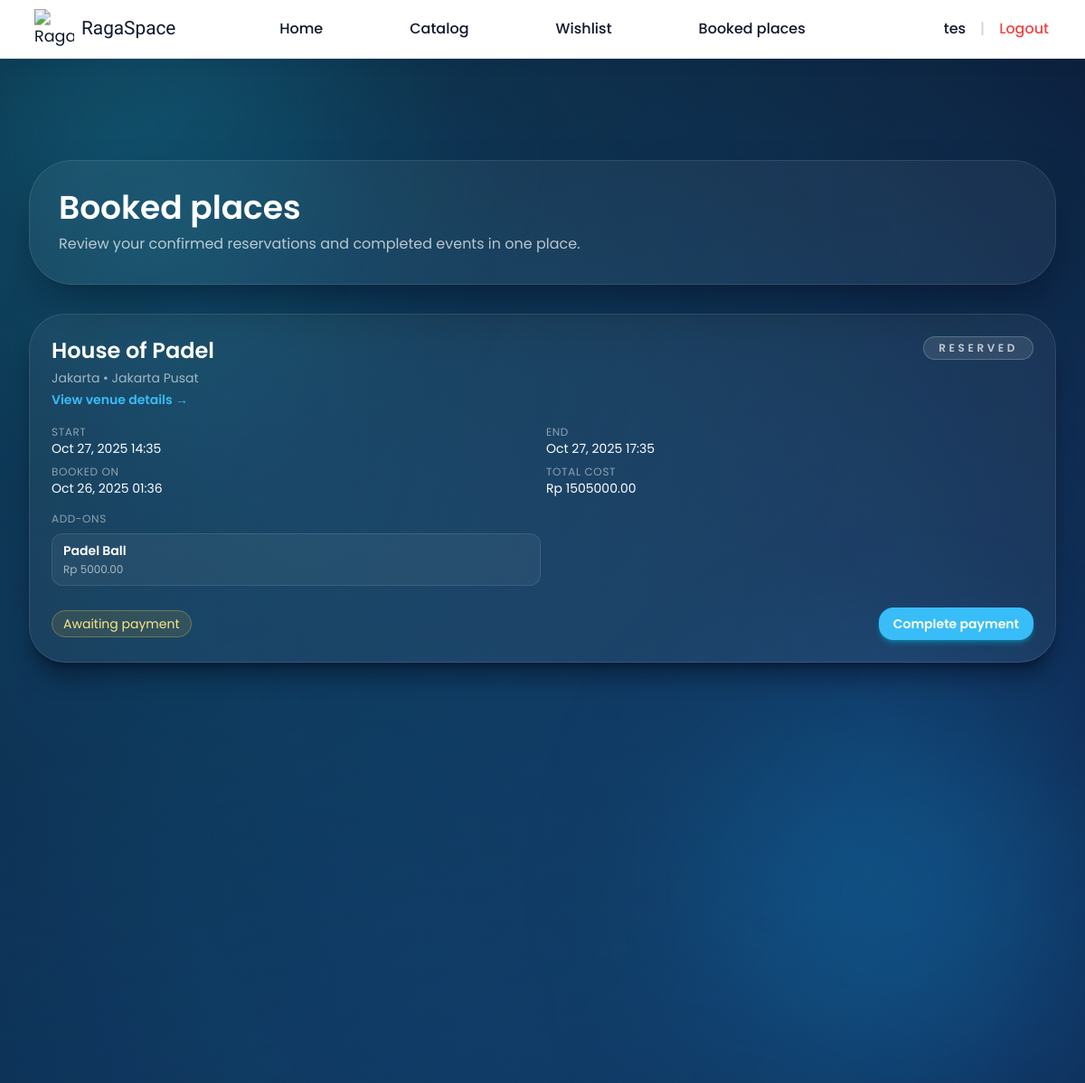
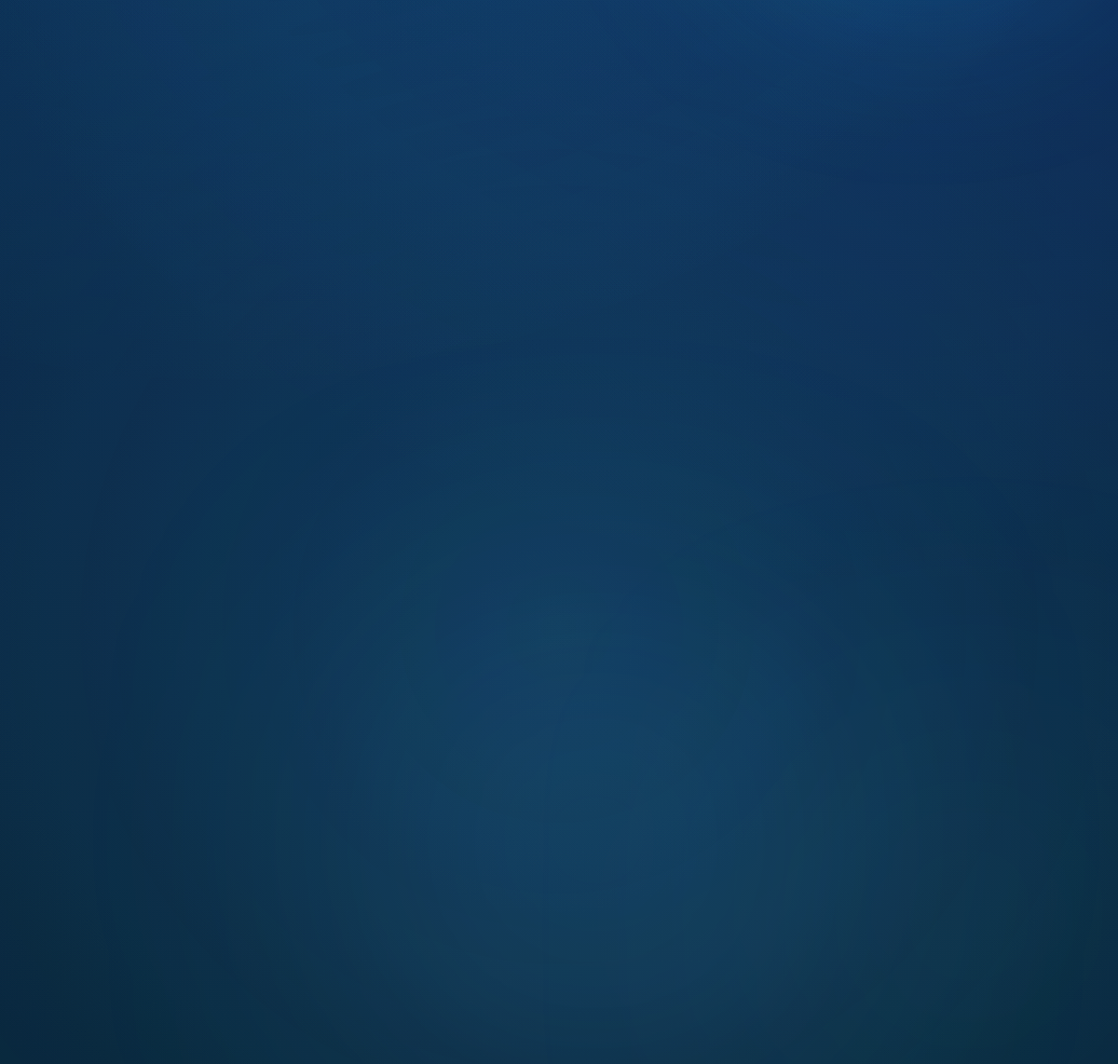
The page /bookings/ (signed in) on the database its author committed (2 pictures, top to bottom).
### rent/models.py (models this page shows, shortened)
class Booking(models.Model):
    STATUS_PENDING = "pending"
    STATUS_ACTIVE = "active"
    STATUS_CONFIRMED = "confirmed"
    STATUS_COMPLETED = "completed"
    STATUS_CANCELLED = "cancelled"
    STATUS_CHOICES = [
        (STATUS_PENDING, "Pending approval"),
        (STATUS_ACTIVE, "Reserved"),
        (STATUS_CONFIRMED, "Confirmed"),
        (STATUS_COMPLETED, "Completed"),
        (STATUS_CANCELLED, "Cancelled"),
    ]
    ACTIVE_STATUSES = (STATUS_PENDING, STATUS_ACTIVE, STATUS_CONFIRMED)
    user = models.ForeignKey(settings.AUTH_USER_MODEL, on_delete=models.CASCADE, related_name="bookings")
    venue = models.ForeignKey(Venue, on_delete=models.CASCADE, related_name="bookings")
    start_datetime = models.DateTimeField()
    end_datetime = models.DateTimeField()
    addons = models.ManyToManyField("add_on.AddOn", related_name="bookings", blank=True)
    notes = models.TextField(blank=True)
    status = models.CharField(max_length=20, choices=STATUS_CHOICES, default=STATUS_PENDING)
    approved_at = models.DateTimeField(null=True, blank=True)
    approved_by = models.ForeignKey(
        settings.AUTH_USER_MODEL,
        null=True,
        blank=True,
        on_delete=models.SET_NULL,
        related_name="approved_bookings",
    )
    created_at = models.DateTimeField(auto_now_add=True)
    updated_at = models.DateTimeField(auto_now=True)
    class Meta:
        ordering = ["-start_datetime"]
    @property
    def duration_hours(self) -> int:
        delta = self.end_datetime - self.start_datetime
        return int(delta.total_seconds() // 3600)
    @property
    def addons_total(self) -> Decimal:
        return sum((addon.price for addon in self.addons.all()), Decimal("0"))
    @property
    def base_cost(self) -> Decimal:
        return self.venue.hourly_total(self.duration_hours)
    @property
    def total_cost(self) -> Decimal:
        return self.base_cost + self.addons_total

### manajemen_lapangan/models.py (models this page shows, shortened)
class TimestampedModel(models.Model):
    created_at = models.DateTimeField(auto_now_add=True)
    updated_at = models.DateTimeField(auto_now=True)
    class Meta:
        abstract = True

class Venue(TimestampedModel):
    category = models.ForeignKey(Category, on_delete=models.PROTECT, related_name="venues")
    name = models.CharField(max_length=150)
    slug = models.SlugField(max_length=170, unique=True)
    description = models.TextField()
    location = models.CharField(max_length=150)
    city = models.CharField(max_length=100)
    address = models.TextField(blank=True)
    price_per_hour = models.DecimalField(max_digits=10, decimal_places=2)
    capacity = models.PositiveIntegerField(default=1)
    facilities = models.TextField(help_text="Comma separated facilities list.")
    image_url = models.URLField(blank=True)
    available_start_time = models.TimeField(default=time(7, 0))
    available_end_time = models.TimeField(default=time(22, 0))
    class Meta:
        ordering = ["name"]
    def hourly_total(self, hours: int) -> Decimal:
        return self.price_per_hour * Decimal(hours)

### add_on/models.py (models this page shows, shortened)
class AddOn(models.Model):
    venue = models.ForeignKey(
        "manajemen_lapangan.Venue",
        on_delete=models.CASCADE,
        related_name="addons",
    )
    name = models.CharField(max_length=120)
    description = models.TextField(blank=True)
    price = models.DecimalField(max_digits=9, decimal_places=2)
    created_at = models.DateTimeField(auto_now_add=True)
    updated_at = models.DateTimeField(auto_now=True)
    class Meta:
        ordering = ["name"]

### rent/views.py (the view)
# urls.py: path("bookings/", BookedPlacesView.as_view(), name="booked-places"),
class BookedPlacesView(LoginRequiredMixin, ListView):
    template_name = "rent/booked_places.html"
    context_object_name = "bookings"
    def get_queryset(self):
        return (
            Booking.objects.filter(
                user=self.request.user,
                status__in=[
                    Booking.STATUS_ACTIVE,
                    Booking.STATUS_CONFIRMED,
                    Booking.STATUS_COMPLETED,
                ],
            )
            .select_related("venue")
            .prefetch_related("addons")
            .order_by("-start_datetime")
        )

### authentication/context_processors.py (called while the page is built)
def csrf_token_context(request):
    token = request.COOKIES.get(settings.CSRF_COOKIE_NAME)
    if not token:
        token = request.META.get("CSRF_COOKIE") or get_token(request)
    return {
        "csrf_cookie_value": token,
    }

### katalog/context_processors.py (called while the page is built)
def global_filters(request):
    return {
        "global_filter_form": SearchFilterForm(request.GET or None),
    }

### rent/templates/rent/booked_places.html (shortened to what this page needs)
{% extends 'base.html' %}
{% block content %}
<section class="grid gap-8">
  <div class="rounded-[3rem] border border-white/10 bg-white/5 p-8 shadow-2xl shadow-slate-950/50 backdrop-blur-2xl">
    <h1 class="text-4xl font-semibold text-white">Booked places</h1>
    <p class="mt-2 max-w-2xl text-white/70">Review your confirmed reservations and completed events in one place.</p>
  </div>
  <div class="space-y-4" data-booking-list>
    {% for booking in bookings %}
    <article
      class="rounded-[2.5rem] border border-white/10 bg-white/5 p-6 shadow-xl shadow-slate-950/40 backdrop-blur-xl transition duration-300"
      data-booking-card
      data-booking-id="{{ booking.pk }}"
    >
      <div class="flex flex-col gap-4 sm:flex-row sm:items-start sm:justify-between">
        <div class="space-y-1">
          <h2 class="text-2xl font-semibold text-white">{{ booking.venue.name }}</h2>
          <p class="text-sm text-white/60">{{ booking.venue.city }} • {{ booking.venue.location }}</p>
          <a href="{% url 'venue-detail' slug=booking.venue.slug %}" class="inline-flex items-center text-sm font-semibold text-primary transition hover:text-primary/80">View venue details →</a>
        </div>
        <span class="self-start rounded-full border border-white/20 bg-white/10 px-4 py-1 text-xs font-semibold uppercase tracking-[0.3em] text-white/70">
          {{ booking.get_status_display }}
        </span>
      </div>
      <dl class="mt-4 grid gap-2 text-sm text-white/70 sm:grid-cols-2">
        <div>
          <dt class="text-xs uppercase tracking-wider text-white/50">Start</dt>
          <dd class="text-white">{{ booking.start_datetime|date:'M d, Y H:i' }}</dd>
        </div>
        <div>
          <dt class="text-xs uppercase tracking-wider text-white/50">End</dt>
          <dd class="text-white">{{ booking.end_datetime|date:'M d, Y H:i' }}</dd>
        </div>
        <div>
          <dt class="text-xs uppercase tracking-wider text-white/50">Booked on</dt>
          <dd class="text-white">{{ booking.created_at|date:'M d, Y H:i' }}</dd>
        </div>
        <div>
          <dt class="text-xs uppercase tracking-wider text-white/50">Total cost</dt>
          <dd class="text-white">Rp {{ booking.total_cost }}</dd>
        </div>
      </dl>
      <div class="mt-4 text-sm text-white/70">
        <h3 class="text-xs uppercase tracking-wider text-white/50">Add-ons</h3>
        {% with addons=booking.addons.all %}
        {% if addons %}
        <ul class="mt-2 grid gap-1 sm:grid-cols-2">
          {% for addon in addons %}
          <li class="rounded-xl border border-white/10 bg-white/5 px-3 py-2 text-white/80">
            <span class="block font-semibold text-white">{{ addon.name }}</span>
            <span class="text-xs text-white/60">Rp {{ addon.price }}</span>
          </li>
          {% empty %}
          <li class="text-white/60">No add-ons selected.</li>
          {% endfor %}
        </ul>
        {% else %}
        <p class="mt-2 text-white/60">No add-ons selected.</p>
        {% endif %}
        {% endwith %}
      </div>
      <div class="mt-6 flex flex-col gap-3 sm:flex-row sm:items-center sm:justify-between">
        <div class="text-sm text-white/70">
          {% if booking.status == 'active' %}
          <span class="rounded-full border border-amber-300/30 bg-amber-400/10 px-3 py-1 text-amber-200">Awaiting payment</span>
          {% elif booking.status == 'confirmed' %}
          <span class="rounded-full border border-sky-300/30 bg-sky-400/10 px-3 py-1 text-sky-200">Payment received</span>
          {% elif booking.status == 'completed' %}
          <span class="rounded-full border border-white/20 bg-white/10 px-3 py-1 text-white/70">Event completed</span>
          {% endif %}
        </div>
        <div class="flex flex-wrap gap-2">
          {% if booking.status == 'active' %}
          <a
            href="{% url 'payment' booking.pk %}"
            class="inline-flex items-center justify-center rounded-2xl bg-primary px-4 py-2 text-sm font-semibold text-white shadow-md shadow-cyan-500/40 transition hover:bg-primary/80"
          >Complete payment</a>
          {% endif %}
        </div>
      </div>
    </article>
    {% endfor %}
  </div>
</section>
{% endblock %}

### templates/base.html (shortened to what this page needs)
{% load static %}
<!DOCTYPE html>
<html lang="en">
  <head>
    <script src="https://cdn.tailwindcss.com?plugins=forms,typography,aspect-ratio"></script>
    <link rel="stylesheet" href="{% static 'css/forms.css' %}" />
    <link rel="stylesheet" href="{% static 'css/ragaspace.css' %}" />
  </head>
  <body style="position:relative;padding-bottom:20rem" class="min-h-screen bg-gradient-to-br from-slate-950 via-slate-900 to-slate-950 font-sans text-slate-100 {% block body_class %}{% endblock %}">
    <div class="fixed inset-0 -z-10 overflow-hidden">
  <div class="absolute inset-0 bg-gradient-to-b from-[#0a192f] via-[#0b2348] to-[#082032]"></div>
  <div class="absolute -top-20 -left-20 h-[28rem] w-[28rem] rounded-full bg-cyan-400/20 blur-[120px]"></div>
  <div class="absolute top-1/3 right-0 h-[26rem] w-[26rem] rounded-full bg-sky-500/25 blur-[100px]"></div>
  <div class="absolute bottom-0 left-1/3 h-[30rem] w-[30rem] rounded-full bg-blue-400/15 blur-[140px]"></div>
  <div class="absolute bottom-0 right-0 h-[20rem] w-[20rem] rounded-full bg-cyan-300/10 blur-[160px]"></div>
</div>
    {% block navbar %}
    <header class="sticky top-0 z-40 w-full border-b border-slate-200 bg-white text-slate-900 shadow-lg shadow-slate-900/5" data-animate>
      <nav class="flex w-full items-center px-4 py-3 sm:px-6 lg:px-10">
        <div class="flex flex-1 items-center justify-start">
          <a href="{% url 'home' %}" class="flex items-center justify-center">
            <img src="https://blogger.googleusercontent.com/img/b/R29vZ2xl/AVvXsEgeV4Qyp82p5rnziDdyVVrgMupxo1jWOGGMHdAMAWP3xjP0kZMc9F9fbiyGDTKRgzSgxv1dLhzvF2ZmlQf7b1QNzsAzof7KiV6_ycJ8uDQXwB0z3jiaC7B8h8e5gAPTWxC2arx9kyr6WIIqv0PfKgT6nULG0HTaXymh4tnva8oJvrJ-hHvnx1pp3teX7Vw/s320/ragaspace_logo_black.PNG" style="transform:scale(1.1)" alt="RagaSpace logo" class="h-10 w-10 object-contain" />
              <p style="margin-left:10px;font-family: 'Lilita One', sans-serif;font-size:1.3rem">RagaSpace</p>
          </a>
        </div>
        <div id="primary-navigation" class="hidden flex-1 items-center justify-center gap-24 text-base font-medium md:flex">
          <a href="{% url 'home' %}" class="font-medium text-slate-900 transition hover:text-[#1B89AE]">Home</a>
          {% if request.user.is_staff %}
          <a href="{% url 'admin-dashboard' %}" class="font-medium text-slate-900 transition hover:text-[#1B89AE]" style="text-wrap:nowrap">Admin workspace</a>
          <a href="{% url 'admin-bookings' %}" style="text-wrap:nowrap" class="font-medium text-slate-900 transition hover:text-[#1B89AE]">Booking approvals</a>
          <a
            href="{% url 'admin-venues' %}?show=create"
            data-modal-target="venue-create-modal"
            style="text-wrap:nowrap"
            class="rounded-xl bg-slate-900 px-4 py-2 text-sm font-semibold text-white transition hover:bg-slate-800"
            >Add venue</a
          >
          {% else %}
           <a href="{% url 'catalog' %}" class="font-medium text-slate-900 transition hover:text-[#1B89AE]">Catalog</a>
          <a href="{% url 'wishlist' %}" class="font-medium text-slate-900 transition hover:text-[#1B89AE]">Wishlist</a>
          <a href="{% url 'booked-places' %}" class="font-medium text-slate-900 transition hover:text-[#1B89AE]" style="text-wrap:nowrap">Booked places</a>
          {% endif %}
        </div>
        <div class="hidden flex-1 items-center justify-end gap-4 text-base font-medium md:flex">
          {% if user.is_authenticated %}
          <span class="text-base font-medium text-slate-900">{{ request.user.username }}</span>
          <span aria-hidden="true" class="text-slate-300">|</span>
          <a href="{% url 'authentication:logout' %}" class="font-medium text-red-500 transition hover:text-red-600">Logout</a>
          {% else %}
          <a href="{% url 'authentication:login' %}" class="font-medium text-slate-900 transition hover:text-[#1B89AE]">Login</a>
          <a href="{% url 'authentication:register' %}" class="rounded-xl bg-[#1B89AE] px-4 py-2 text-sm font-semibold text-white transition hover:bg-[#15647F]">Register</a>
          {% endif %}
        </div>
      </nav>
    </header>
    {% endblock %}
    <div class="{% block page_shell_class %}relative mx-auto flex min-h-screen w-full max-w-7xl flex-col px-4 pb-6 pt-20 sm:px-8 lg:pt-28{% endblock %}" data-page-shell>
      <main class="{% block main_class %}flex-1{% endblock %}">
        {% block content %}{% endblock %}
      </main>
    </div>
  </body>
</html>

### static/css/forms.css (style rules this page uses)
body { color-scheme: dark; font-family: "Poppins", "Inter", "Segoe UI", system-ui, -apple-system, sans-serif; }
:root { --custom-select-bg: rgba(255, 255, 255, 0.1); --custom-select-bg-hover: rgba(255, 255, 255, 0.14); --custom-select-bg-focus: rgba(255, 255, 255, 0.18); --custom-select-border: rgba(148, 163, 184, 0.35); --custom-select-border-hover: rgba(226, 232, 240, 0.75); --custom-select-highlight: rgba(37, 99, 235, 0.92); --custom-select-highlight-text: #f8fafc; --custom-select-text: #f8fafc; --custom-select-shadow: inset 0 1px 0 rgba(255, 255, 255, 0.04), 0 18px 45px rgba(15, 23, 42, 0.45); --custom-select-shadow-focus: 0 0 0 4px rgba(148, 163, 184, 0.25), 0 24px 60px rgba(15, 23, 42, 0.6); --custom-select-surface: linear-gradient(140deg, rgba(255, 255, 255, 0.16), rgba(255, 255, 255, 0.08)); --custom-select-surface-focus: linear-gradient(140deg, rgba(255, 255, 255, 0.22), rgba(255, 255, 255, 0.1)); }

### static/css/ragaspace.css (style rules this page uses)
:root { --raga-primary: #38bdf8; --raga-secondary: #0f172a; --raga-accent: #22d3ee; --raga-highlight: rgba(34, 211, 238, 0.35); }
body { background-attachment: fixed; position: relative; }
[data-page-shell] { opacity: 0; transform: translate3d(0, 36px, 0) scale(0.985); filter: blur(18px); transition: opacity 0.8s cubic-bezier(0.22, 1, 0.36, 1), transform 0.8s cubic-bezier(0.22, 1, 0.36, 1), filter 0.8s cubic-bezier(0.22, 1, 0.36, 1); will-change: opacity, transform, filter; }
[data-page-shell].is-ready { opacity: 1; transform: translate3d(0, 0, 0) scale(1); filter: blur(0); }
[data-page-shell] { --page-transition-duration: 0.6s; }
body::before, body::after { content: ""; position: fixed; inset: 0; z-index: -1; background: radial-gradient(circle at 20% 20%, rgba(34, 211, 238, 0.12), transparent 55%), radial-gradient(circle at 80% 30%, rgba(59, 130, 246, 0.1), transparent 60%), radial-gradient(circle at 50% 80%, rgba(56, 189, 248, 0.12), transparent 60%); filter: blur(0px); opacity: 0.75; pointer-events: none; }
[data-animate] { opacity: 0; transform: translate3d(0, 32px, 0) scale(0.98); transition: opacity 0.6s cubic-bezier(0.22, 1, 0.36, 1), transform 0.6s cubic-bezier(0.22, 1, 0.36, 1), filter 0.6s cubic-bezier(0.22, 1, 0.36, 1); filter: blur(8px); }
[data-animate].is-visible { opacity: 1; transform: translate3d(0, 0, 0) scale(1); filter: blur(0px); }

### rows shown on the page
Booking: venue.name "House of Padel", venue.city "Jakarta", venue.location "Jakarta Pusat", status "RESERVED", start_datetime "Oct 27, 2025 14:35", end_datetime "Oct 27, 2025 17:35", created_at "Oct 26, 2025 01:36", total_cost "1505000.00", shows "Awaiting payment", shows "Complete payment"
AddOn: name "Padel Ball", price "5000.00"

### other values the page prints
{{ request.user.username }} "tes"
